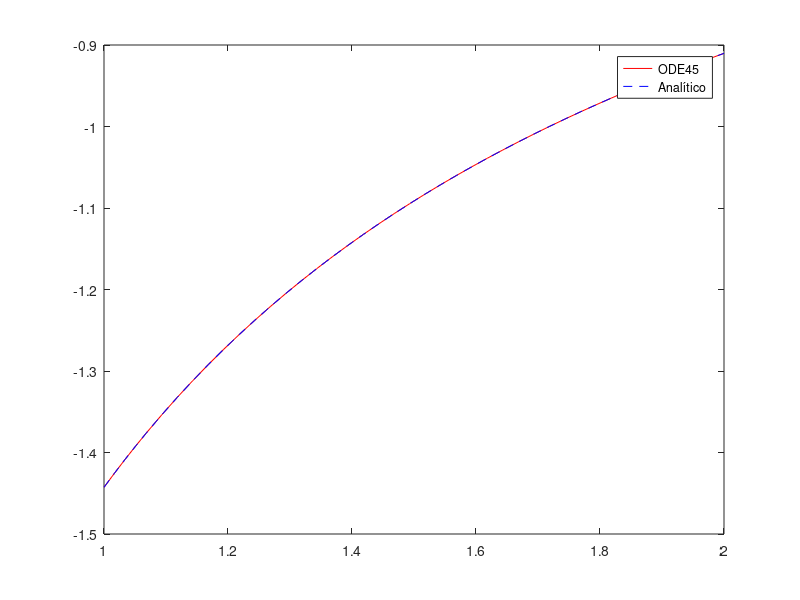

MATLAB code to generate this figure: (Note: this script raises an error after producing the figure.)
function [t,y] = RA232488_L11_02()
    
    clc; clear; close all force;
    
    y1 = -1/log(2);

    f = @(t, y) (y^2)/(1 + t);

    [t, y] = ode45(f, [1 2], y1);

    y_analitico = - 1 ./ log(t+1) ;

    plot(t, y, 'r', t, y_analitico, 'b--');
    legend('ODE45', 'Analítico');
    title('$ y'' = \frac{y^2}{1+t}$', Interpreter='latex');
    xlabel("t");
    ylabel("y(t)");

end